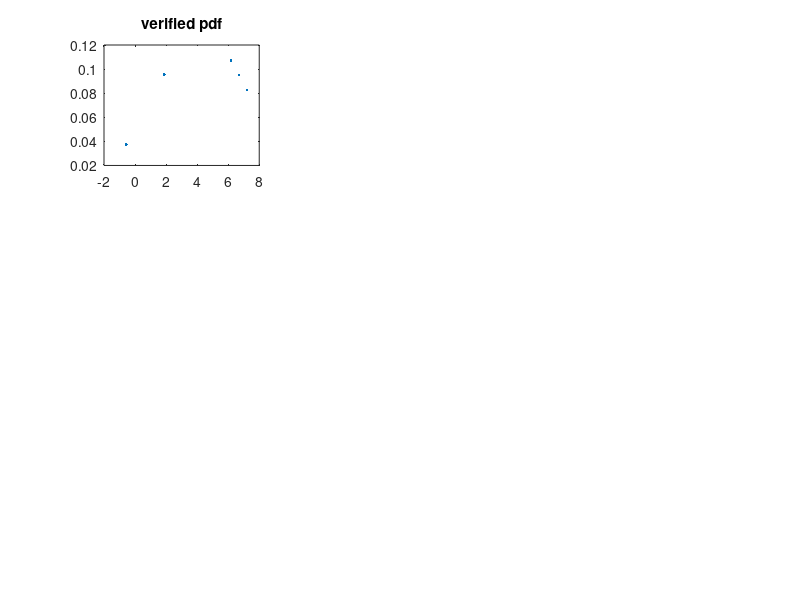

The MATLAB source for this figure: (Note: this script raises an error after producing the figure.)
%% this section is to create 'i' random normal distribution variable
clear;
clc;
tic
%this the main file for the part a of the project 1. in this file i have
%build. 
%main file will call the function to solve for the displacement repeatedly
i=input('enter the iteration');
%this is the number of random variable this will be changed every time
EBD=input('the mean of the youngs modulus BD');
ESTD=input('standard deviation of the youngs modulus of BD');
Eother=input('enter the youngs modulus of the other element');
R= normrnd(EBD,ESTD,[1,i]);
%% verification of the random variable this part is option
verify_sum=sum(R);
verify_mu=(verify_sum/i);
verify_varience=(sum((R-verify_mu).^2))/i;
verify_sigma=sqrt(verify_varience);
verify=normpdf(R,verify_mu,verify_sigma);
subplot(3,3,1)
plot(R,verify,'.')
title('verified pdf');
%% assign the random variable to the displacement function
Dout(8)=0;
for t=(1:i)
    Ebd=R(t);
    D=Displacement(Ebd,Eother);
    Dout=[Dout;D];
end
%% getting the u and v and assign to elimnate the firstrow
U_temp=Dout(:,7);
V_temp=Dout(:,8);
x=[1:i];
y=[2:i+1];
V(x)=V_temp(y);
U(x)=U_temp(y);
display('monte carlo simulation')
%% find the mean and standard deviation of the displacement U
Umean=mean(U);
U_var=var(U);
U_std=std(U);
Updf=normpdf(U,Umean,U_std);
subplot(3,3,2)
plot(U,Updf);
title('normal distribution of the displacement U')
%% find the mean and standard deviation of the displacement V
Vmean=mean(V);
V_var=var(V);
V_std=std(V);
Vpdf=normpdf(V,Vmean,V_std);
subplot(3,2,3)
plot(V,Vpdf);
title('normal distribution of the displacement V')
%% this is the hist plot to show the distribution of the displacement U
subplot(3,2,4)
histfit(U);
title('normal distribution of U at B')
subplot(3,2,5)
histfit(V);
title('normal distribution of V at b')
%% to find the ub and vb at P=0.1
ub=norminv(0.1,Umean,U_std)
Vb=norminv(0.1,Vmean,V_std)
toc